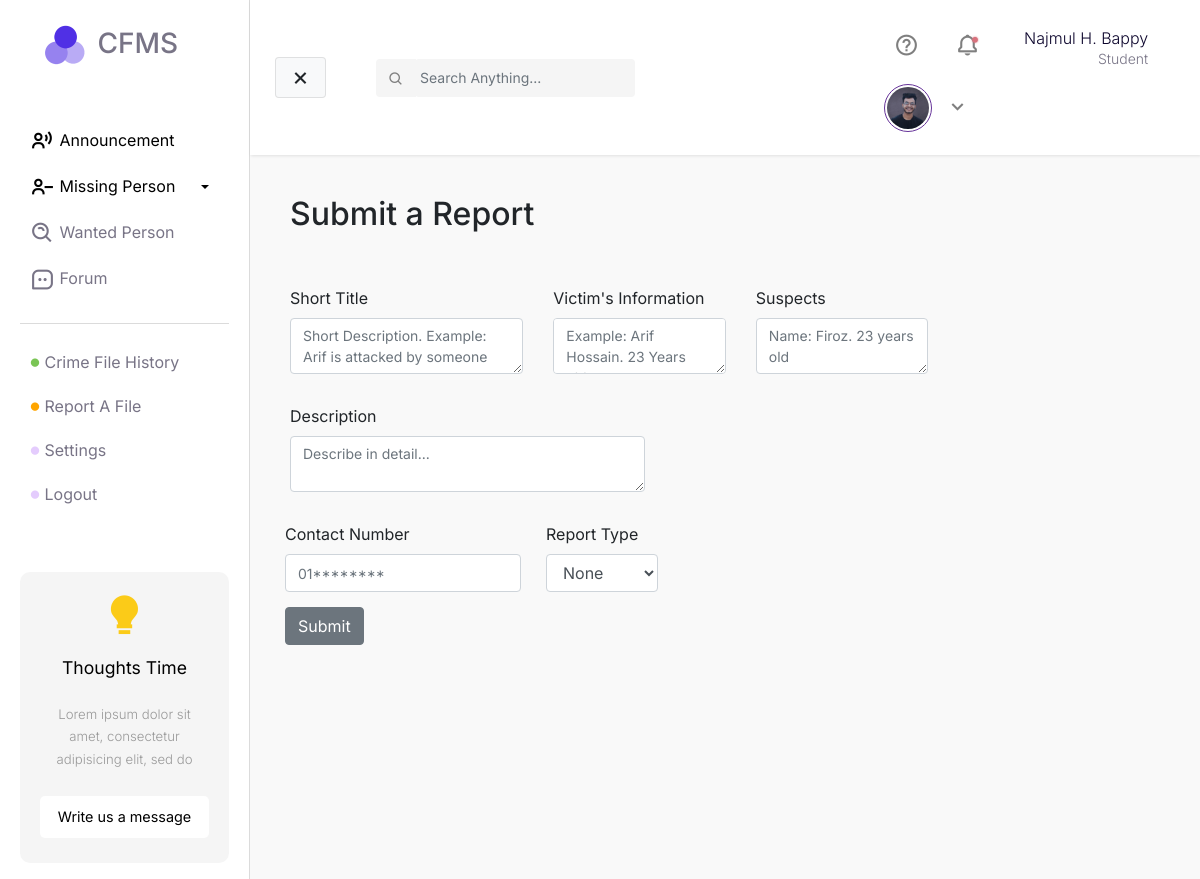
Page /crime-file/post-report/ (signed in) on the committed database.
### core/models.py (models this page shows)
class User(AbstractUser):
    email = models.EmailField(unique=True)
    nid = models.CharField(unique=True, max_length=20)
    photo = models.ImageField(upload_to = 'profile-photo', null='True')

### crimeFile/views.py (the view)
# urls.py: path('post-report/', views.addFileView, name="addFileView"),
def addFileView(request):
    if request.user.is_authenticated:
        if request.method == 'POST':
            user = request.user
            title = request.POST['title']
            victim = request.POST['victim']
            suspect = request.POST['suspect']
            description = request.POST['description']
            phone = request.POST['phone']
            type = request.POST['type']
            todo = Complain.objects.create(title=title, user=user, criminal=suspect,victim=victim,phone=phone, description=description,type=type)
            todo.save()
            return redirect('fileHistoryView')
        else:
            return render(request, 'add-file.html')
    return redirect('/login')

### templates/add-file.html (shortened to what this page needs)
{% extends "base.html" %} {% load static %} {% block css %}
<link rel="stylesheet" href="{% static 'css/post-report/style.css' %}" />
{% endblock %} {% block main %}
<div class="page-title">
  <h2>Submit a Report</h2>
</div>
<div class="submission-form row">
  <div class="col-md-10">
    <form method="post">
      <div class="form-row gx-5">
        <div class="form-group col-md-4">
          <label for="inputfortitle">Short Title</label>
          <textarea
            type="text"
            class="form-control"
            id="inputfortitle"
            placeholder="Short Description. Example: Arif is attacked by someone"
            name="title"
            required
          ></textarea>
        </div>
        <div class="form-group col-md-3">
          <label for="victimsInfo">Victim's Information</label>
          <textarea
            type="text"
            class="form-control"
            id="victimsInfo"
            placeholder="Example: Arif Hossain. 23 Years old."
            name="victim"
            required
          ></textarea>
        </div>
        <div class="form-group col-md-3">
          <label for="inputcriminal">Suspects</label>
          <textarea
            type="text"
            class="form-control"
            id="inputcriminal"
            placeholder="Name: Firoz. 23 years old"
            name="suspect"
            required
          ></textarea>
        </div>
      </div>
      <div class="form-row">
        <div class="form-group col-md-6">
          <label for="inputfordescription">Description</label>
          <textarea
            type="text"
            class="form-control"
            id="inputfordescription"
            placeholder="Describe in detail..."
            name="description"
            required
          ></textarea>
        </div>
      </div>
      <div class="form-row">
        <div class="form-group">
          <label for="inputphone">Contact Number</label>
          <input
            type="text"
            class="form-control"
            id="inputphone"
            placeholder="01********"
            name="phone"
            required
          />
        </div>
        <div class="form-group col-md-2">
          <label for="inputState">Report Type</label>
          <select id="inputState" class="form-control" name="type" required>
            <option value="">None</option>
          </select>
        </div>
      </div>
      <div class="form-row">
        <button type="submit" class="btn btn-secondary">Submit</button>
      </div>
    </form>
  </div>
</div>
{% endblock %}

### templates/base.html (shortened to what this page needs)
<!DOCTYPE html>
<html lang="en">
  <head>
    {% load static %}
    <link
      href="https://unpkg.com/boxicons@2.1.1/css/boxicons.min.css"
      rel="stylesheet"
    />
    <link
      rel="stylesheet"
      href="https://stackpath.bootstrapcdn.com/bootstrap/4.1.0/css/bootstrap.min.css"
    />
    <link
      rel="stylesheet"
      href="https://cdn.jsdelivr.net/npm/boxicons@latest/css/boxicons.min.css"
    />
    <link
      rel="stylesheet"
      href="https://cdnjs.cloudflare.com/ajax/libs/font-awesome/6.0.0/css/all.min.css"
    />
    <link
      rel="stylesheet"
      href="https://cdn.jsdelivr.net/npm/bootstrap-icons@1.4.1/font/bootstrap-icons.css"
    />
    <link rel="stylesheet" href="{% static 'css/base.css'%}" />
    {% block css %} {% endblock %}
  </head>
  <body>
    <div class="wrapper">
      <nav id="sidebar">
        <div class="sidebar-header">
          <h3>
            <img class="logo" src="{% static 'files/logo.png' %}" alt="" /> CFMS
          </h3>
        </div>
        <ul class="list-unstyled components">
          <li class="active">
            <a href="{% url 'announcementv' %}"
              ><i class="bx bx-user-voice"></i> Announcement</a
            >
          </li>
          <li class="active">
            <a
              href="#missing-person-menu"
              data-toggle="collapse"
              aria-expanded="false"
              class="dropdown-toggle"
              ><i class="bx bx-user-minus"></i> Missing Person</a
            >
          </li>
          <li>
            <a href="{% url 'wantedPerson' %}"
              ><i class="bx bx-search-alt"></i> Wanted Person</a
            >
          </li>
          <li>
            <a href="{% url 'forumView' %}"
              ><i class="bx bx-message-square-dots"></i> Forum</a
            >
          </li>
        </ul>
        <ul class="list-unstyled sidebar-second-part">
          <li>
            <a href="{% url 'fileHistoryView' %}"
              ><i class="crime-history bx bxs-circle"></i> Crime File History</a
            >
          </li>
          <li>
            <a href="{% url 'addFileView' %}"
              ><i class="crime-report bx bxs-circle"></i> Report A File</a
            >
          </li>
          <li>
            <a href="#"><i class="crime-forum bx bxs-circle"></i> Settings</a>
          </li>
          <li>
            {% if request.user.is_authenticated %}
            <a href="{% url 'logoutView' %}"
              ><i class="crime-logout bx bxs-circle"></i> Logout</a
            >
            {% else %}
            <a href="{% url 'loginView' %}"
              ><i class="crime-logout bx bxs-circle"></i> Login</a
            >
            {% endif %}
          </li>
        </ul>
        <ul class="list-unstyled CTAs">
          <li>
            <i class="bx bxs-bulb"></i>
          </li>
          <li>
            <p class="title"><strong>Thoughts Time</strong></p>
          </li>
          <li class="text">
            <p>
              Lorem ipsum dolor sit amet, consectetur adipisicing elit, sed do
            </p>
          </li>
          <li>
            <a href="">Write us a message</a>
          </li>
        </ul>
      </nav>
      <div id="content">
        <nav class="navbar navbar-expand-lg navbar-light sticky-top">
          <div class="container-fluid">
            <button type="button" id="sidebarCollapse" class="btn btn-light">
              <i id="menu-collapse-button" class="bx bx-x"></i>
            </button>
            <div class="input-group top-search-form">
              <div class="input-group-prepend">
                <button class="btn btn-outline-light" type="button">
                  <i class="bx bx-search" style="color: gray"></i>
                </button>
              </div>
              <form action="post">
                <input
                  type="text"
                  class="form-control"
                  placeholder="Search Anything..."
                  aria-label=""
                  aria-describedby="basic-addon1"
                />
              </form>
            </div>
            <div class="collapse navbar-collapse" id="navbarSupportedContent">
              <ul class="nav navbar-nav ml-auto">
                <li class="nav-item">
                  <a class="nav-link" href="#"
                    ><i class="bx bx-help-circle"></i
                  ></a>
                </li>
                {% if request.user.is_authenticated %}
                <li class="nav-item">
                  <a class="nav-link before-dot" href="#"
                    ><i class="bx bx-bell"></i
                  ></a>
                </li>
                <li class="nav-item">
                  <a class="nav-link"
                    ><p class="name">
                      {{ request.user.first_name }} {{ request.user.last_name }}
                    </p>
                    <p class="profession">Student</p></a
                  >
                </li>
                {% endif %} {% if request.user.is_authenticated %}
                <div class="dropdown nav-link">
                  <a
                    class="row top-profile-btn"
                    type="button"
                    id="dropdownMenuButton"
                    data-toggle="dropdown"
                    aria-haspopup="true"
                    aria-expanded="false"
                  >
                    <div class="col-md-4">
                      {% if request.user.photo %}
                      <img src="{{ request.user.photo.url }}" alt="" />
                      {% else %}
                      <img src="{% static 'files/profile-pic.png' %}" alt="" />
                      {% endif %}
                    </div>
                    <div class="col-md-2">
                      <i class="bx bx-chevron-down"></i>
                    </div>
                  </a>
                </div>
                {% else %}
                <a href="{% url 'loginView' %}" class="btn btn-secondary"
                  >Login</a
                >
                {% endif %}
              </ul>
            </div>
          </div>
        </nav>
        <div class="main-body">
          <div class="body-content">{% block main %} {% endblock %}</div>
        </div>
      </div>
    </div>
  </body>
</html>

### static/css/base.css (style rules this page uses)
body { font-family: "Inter", sans-serif; background-color: #fff; }
i { vertical-align: middle; }
p { font-family: "Inter", sans-serif; font-size: 1.1em; font-weight: 300; line-height: 1.7em; color: #999; }
a, a:hover, a:focus { color: inherit; text-decoration: none; transition: all 0.3s; }
.navbar { padding: 15px 10px; background: #fff; border: none; border-radius: 0; box-shadow: 1px 1px 3px rgba(0, 0, 0, 0.1); }
.navbar-nav { align-items: center; }
.nav-link i { font-size: 25px; margin: 5px; padding: 5px; }
.before-dot { position: relative; }
.before-dot::before { content: "•"; color: #d8727d; text-shadow: #d8727d 0 0 2px; position: absolute; font-size: 18px; top: 10px; right: 18px; }
.top-profile-btn { cursor: pointer; }
.nav-link .name { margin: 0; margin-left: 18px; font-size: 16px; text-align: right; color: #0d062d; }
.nav-link .profession { margin: 0; line-height: 1; text-align: right; font-size: 14px; color: #787486; }
a.top-profile-btn { max-width: 400px; }
a.top-profile-btn img { border-radius: 50%; border: 1px solid rebeccapurple; padding: 2px; height: 3rem; width: 3rem; object-fit: cover; border-radius: 50%; }
.top-search-form { max-width: 500px; margin-left: 50px; }
.top-search-form input { border: none; background-color: #f5f5f5; font-size: 14px; color: #787486; padding: 10px 5px; }
.top-search-form button { font-size: 16px; background-color: #f5f5f5; cursor: default !important; border: none; }
.wrapper { display: flex; width: 100%; align-items: stretch; }
#sidebar { min-width: 250px; max-width: 250px; background: #fff; color: #787486; transition: all 0.3s; padding: 0 20px; border-right: 1px solid #dbdbdb; }
#sidebar .sidebar-header { padding: 20px; background: #fff; }
#sidebar .sidebar-header .logo { max-width: 50px; }
#sidebar ul.components { padding: 20px 0; border-bottom: 1px solid #dbdbdb; }
#sidebar ul p { padding: 10px; }
#sidebar ul li a { padding: 10px; font-size: 16px; display: block; }
#sidebarCollapse { border-color: rgba(0, 0, 0, 0.1); }
#sidebarCollapse i { font-size: 25px; }
#sidebar ul li.active > a, a[aria-expanded="true"] { color: #000; }
a[data-toggle="collapse"] { position: relative; }
.dropdown-toggle::after { display: block; position: absolute; top: 50%; right: 20px; transform: translateY(-50%); }
ul li i { font-size: 25px; }
.sidebar-second-part li i { font-size: 10px; }
.sidebar-second-part li i.crime-history { color: #7ac555; }
.sidebar-second-part li i.crime-report { color: #ffa500; }
.sidebar-second-part li i.crime-forum { color: #e4ccfd; }
.sidebar-second-part li i.crime-logout { color: #e4ccfd; }
ul.CTAs { padding: 20px; margin-top: 7vh; border-radius: 10px; }
ul.CTAs a { text-align: center; font-size: 0.9em !important; display: block; border-radius: 5px; margin-bottom: 5px; background-color: #fff; color: #000000; font-size: 14px; }
ul.CTAs .title { text-align: center; color: #000; padding: 0; margin: 0; }
ul.CTAs .text { font-size: 12px; color: #000; text-align: center; }
ul.CTAs i { text-align: center; font-size: 2.9em !important; display: block; border-radius: 5px; margin-bottom: 5px; color: #fbcb18; }
ul.CTAs { background-color: #f5f5f5; }
#content { width: 100%; min-height: 100vh; transition: all 0.3s; background-color: #f9f9f9; }
.main-body .body-content { padding: 40px 40px; }
.main-body .body-content .page-title h2 { font-size: 2em; font-weight: 500; }

### static/css/post-report/style.css (style rules this page uses)
body .body-content form { margin: 30px 0; }
body .body-content form .form-row .form-group:not(:first-child) { margin-left: 20px; }
body .body-content form .form-row .form-group { margin: 15px 0; }
body .body-content form .form-row .form-group textarea, body .body-content form .form-row .form-group input { font-size: 14px; }

### rows in the picture
User: user.first_name "Najmul H.", user.last_name "Bappy", user.photo (picture)
